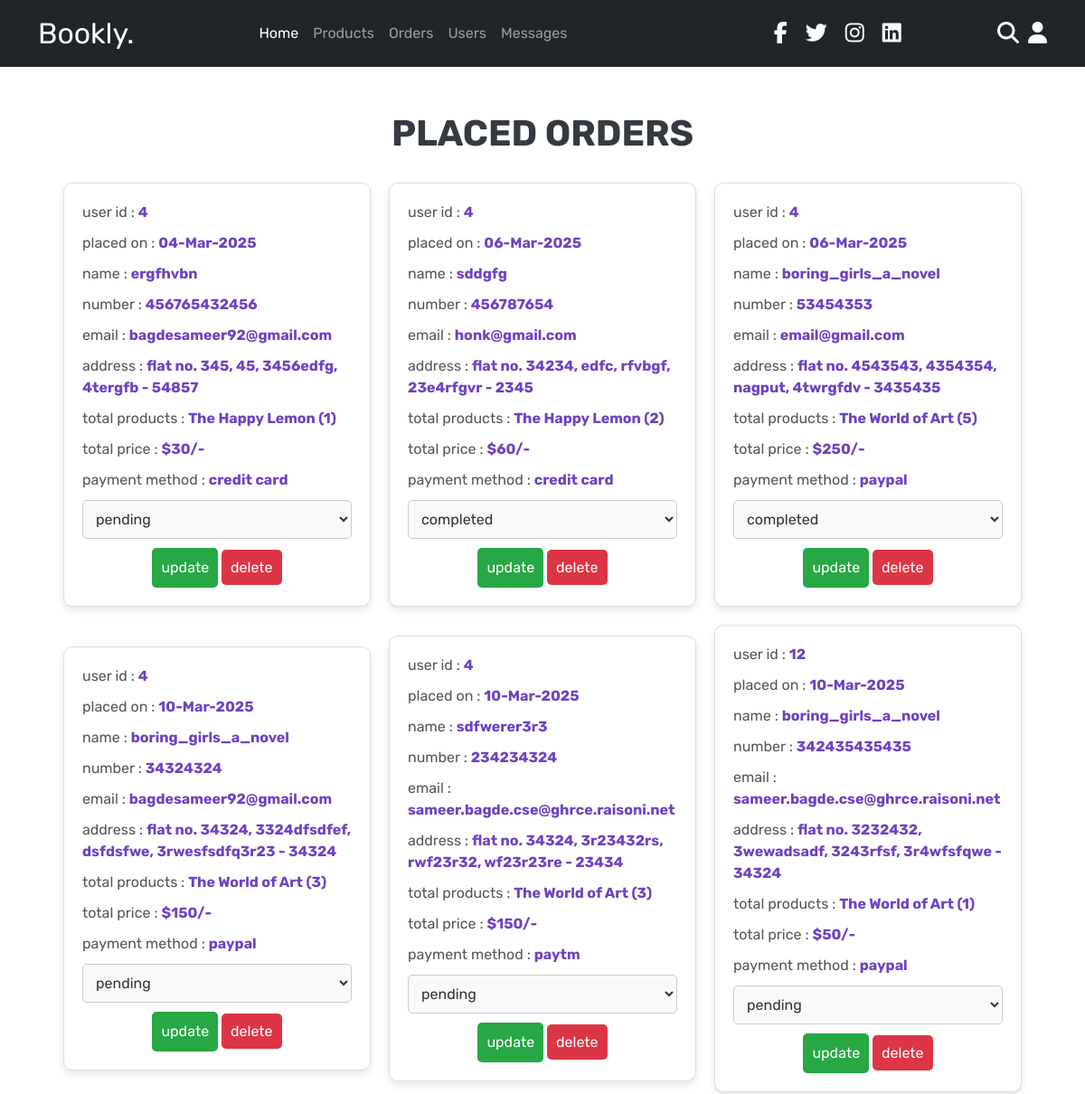
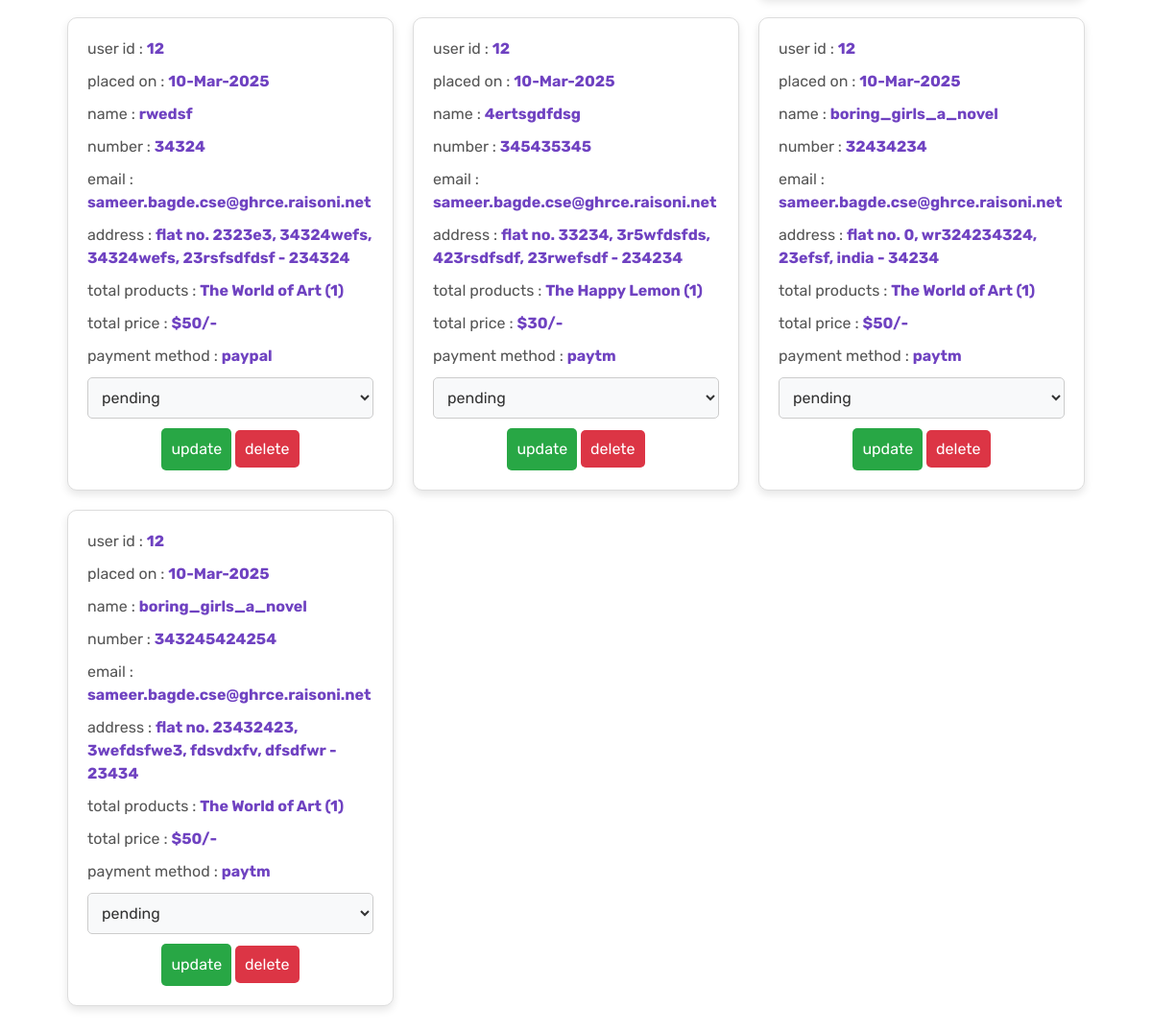
Screenshot of /admin_orders.php (signed in) with the database file from the repository (2 pictures, top to bottom).
### tables this page shows
CREATE TABLE `orders` (
  `id` int(100) NOT NULL,
  `user_id` int(100) NOT NULL,
  `name` varchar(100) NOT NULL,
  `number` varchar(12) NOT NULL,
  `email` varchar(255) NOT NULL,
  `method` varchar(50) NOT NULL,
  `address` varchar(500) NOT NULL,
  `total_products` varchar(1000) NOT NULL,
  `total_price` varchar(100) NOT NULL,
  `placed_on` varchar(50) NOT NULL,
  `payment_status` varchar(30) NOT NULL DEFAULT 'pending'
);

### admin_orders.php (the view, shortened to what this page needs)
<?php
include 'connection.php';
?>
<!DOCTYPE html>
<html lang="en">
<head>
   <link rel="stylesheet" href="https://cdnjs.cloudflare.com/ajax/libs/font-awesome/6.0.0/css/all.min.css">
</head>
<body>
<?php include 'header.php'; ?>
<section class="orders">
   <h1 class="title">PLACED ORDERS</h1>
   <div class="box-container">
      <?php
      $select_orders = mysqli_query($connection, "SELECT * FROM `orders`") or die('query failed');
      if(mysqli_num_rows($select_orders) > 0){
         while($fetch_orders = mysqli_fetch_assoc($select_orders)){
      ?>
      <div class="box">
         <p> user id : <span><?php echo $fetch_orders['user_id']; ?></span> </p>
         <p> placed on : <span><?php echo $fetch_orders['placed_on']; ?></span> </p>
         <p> name : <span><?php echo $fetch_orders['name']; ?></span> </p>
         <p> number : <span><?php echo $fetch_orders['number']; ?></span> </p>
         <p> email : <span><?php echo $fetch_orders['email']; ?></span> </p>
         <p> address : <span><?php echo $fetch_orders['address']; ?></span> </p>
         <p> total products : <span><?php echo $fetch_orders['total_products']; ?></span> </p>
         <p> total price : <span>$<?php echo $fetch_orders['total_price']; ?>/-</span> </p>
         <p> payment method : <span><?php echo $fetch_orders['method']; ?></span> </p>
         <form action="" method="post">
            <select name="update_payment">
               <option value="" selected disabled><?php echo $fetch_orders['payment_status']; ?></option>
            </select>
            <input type="submit" value="update" name="update_order" class="option-btn">
            <a href="admin_orders.php?delete=<?php echo $fetch_orders['id']; ?>" onclick="return confirm('delete this order?');" class="delete-btn">delete</a>
         </form>
      </div>
      <?php
         }
      }else{
         echo '<p class="empty">no orders placed yet!</p>';
      }
      ?>
   </div>
</section>
</body>
</html>

### admin_orders.php (style rules this page uses)
.title { text-align: center; padding-top: 50px; font-size: 2.5rem; font-weight: bold; color: #343a40; margin-bottom: 30px; text-transform: uppercase; }
.orders { margin-bottom: 40px; }
.box-container { display: grid; grid-template-columns: repeat(3, 1fr); gap: 20px; justify-content: center; max-width: 1100px; margin: auto; padding: 0 20px; }
.box { background: #ffffff; border: 1px solid #ddd; border-radius: 10px; padding: 20px; width: 100%; max-width: 350px; box-shadow: 0px 4px 8px rgba(0, 0, 0, 0.1); transition: transform 0.3s ease-in-out; margin: auto; }
.box p { font-size: 1rem; margin-bottom: 10px; color: #555; }
.box p span { font-weight: bold; color: #6f42c1; }
.box form { text-align: center; }
.box select { border-radius: 5px; width: 100%; padding: 10px; border: 1px solid #ccc; background: #f8f9fa; font-size: 1rem; color: #333; margin-bottom: 10px; }
.option-btn, .delete-btn { flex: 1; padding: 10px; font-size: 1rem; border-radius: 5px; text-align: center; text-decoration: none; transition: background 0.3s; }
.option-btn { background: #28a745; color: white; border: none; }
.delete-btn { background: #dc3545; color: white; }

### header.php (style rules this page uses)
:root { --primary: #8e44ad; --secondary: #6c3483; --accent: #f39c12; --dark: #333; --light: #fff; --gray: #f5f5f5; --text-color: #666; --border: 1px solid #ddd; --box-shadow: 0 .5rem 1rem rgba(0,0,0,.1); --transition: all 0.3s ease-in-out; }
* { margin: 0; padding: 0; box-sizing: border-box; font-family: 'Rubik', sans-serif; }

### rows the page displays
orders: user "4", placed_on "04-Mar-2025", name "ergfhvbn", number "456765432456", email "bagdesameer92@gmail.com", address "flat no. 345, 45, 3456edfg, 4tergfb - 54857", total_products "The Happy Lemon (1)", total_price "30", method "credit card", update_payment "pending"
orders: user "4", placed_on "06-Mar-2025", name "sddgfg", number "456787654", email "honk@gmail.com", address "flat no. 34234, edfc, rfvbgf, 23e4rfgvr - 2345", total_products "The Happy Lemon (2)", total_price "60", method "credit card", update_payment "completed"
orders: user "4", placed_on "06-Mar-2025", name "boring_girls_a_novel", number "53454353", email "email@gmail.com", address "flat no. 4543543, 4354354, nagput, 4twrgfdv - 3435435", total_products "The World of Art (5)", total_price "250", method "paypal", update_payment "completed"
orders: user "4", placed_on "10-Mar-2025", name "boring_girls_a_novel", number "34324324", email "bagdesameer92@gmail.com", address "flat no. 34324, 3324dfsdfef, dsfdsfwe, 3rwesfsdfq3r23 - 34324", total_products "The World of Art (3)", total_price "150", method "paypal", update_payment "pending"
orders: user "4", placed_on "10-Mar-2025", name "sdfwerer3r3", number "234234324", email "sameer.bagde.cse@ghrce.raisoni.net", address "flat no. 34324, 3r23432rs, rwf23r32, wf23r23re - 23434", total_products "The World of Art (3)", total_price "150", method "paytm", update_payment "pending"
orders: user "12", placed_on "10-Mar-2025", name "boring_girls_a_novel", number "342435435435", email "sameer.bagde.cse@ghrce.raisoni.net", address "flat no. 3232432, 3wewadsadf, 3243rfsf, 3r4wfsfqwe - 34324", total_products "The World of Art (1)", total_price "50", method "paypal", update_payment "pending"
orders: user "12", placed_on "10-Mar-2025", name "rwedsf", number "34324", email "sameer.bagde.cse@ghrce.raisoni.net", address "flat no. 2323e3, 34324wefs, 34324wefs, 23rsfsdfdsf - 234324", total_products "The World of Art (1)", total_price "50", method "paypal", update_payment "pending"
orders: user "12", placed_on "10-Mar-2025", name "4ertsgdfdsg", number "345435345", email "sameer.bagde.cse@ghrce.raisoni.net", address "flat no. 33234, 3r5wfdsfds, 423rsdfsdf, 23rwefsdf - 234234", total_products "The Happy Lemon (1)", total_price "30", method "paytm", update_payment "pending"
orders: user "12", placed_on "10-Mar-2025", name "boring_girls_a_novel", number "32434234", email "sameer.bagde.cse@ghrce.raisoni.net", address "flat no. 0, wr324234324, 23efsf, india - 34234", total_products "The World of Art (1)", total_price "50", method "paytm", update_payment "pending"
orders: user "12", placed_on "10-Mar-2025", name "boring_girls_a_novel", number "343245424254", email "sameer.bagde.cse@ghrce.raisoni.net", address "flat no. 23432423, 3wefdsfwe3, fdsvdxfv, dfsdfwr - 23434", total_products "The World of Art (1)", total_price "50", method "paytm", update_payment "pending"
